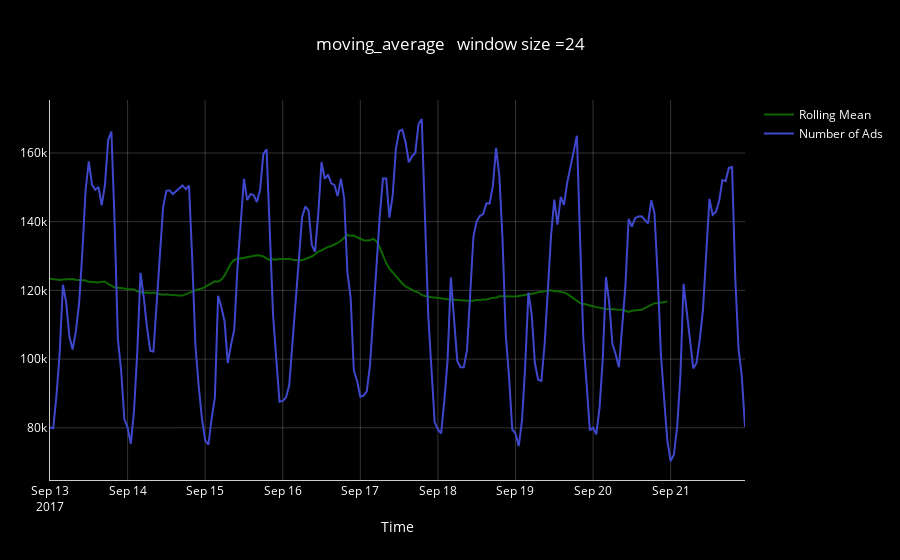

The code cell stored with this chart in its notebook:
### Code cell
plot_moving_average(ads,'Ads',24)

### Figure 1 — Plotly figure (JSON) as saved in the notebook; plotly's stock layout.template omitted (floating-point values rounded to 4 significant figures; data arrays with more than 128 entries replaced by an {"elided": "..."} marker saying what was removed)
{"data": [{"marker": {"color": "rgba(16,112,2,0.9)"}, "mode": "lines", "name": "Rolling Mean", "type": "scatter", "x": {"elided": "216 str values"}, "y": {"elided": "192 float values"}}, {"line": {"color": "rgb(63, 72, 204)"}, "marker": {"color": "rgba(16,112,2,0.9)"}, "mode": "lines", "name": "Number of Ads", "type": "scatter", "x": {"elided": "216 str values"}, "y": {"elided": "216 int values"}}], "layout": {"font": {"color": "#FFFFFF"}, "margin": {"l": 50, "r": 30}, "paper_bgcolor": "rgb(0, 0, 0)", "plot_bgcolor": "rgb(0, 0, 0)", "title": "moving_average \n window size =24", "xaxis": {"gridcolor": "rgba(255,255,255,0.2)", "linecolor": "rgba(255,255,255, 0.8)", "showgrid": true, "title": "Time"}, "yaxis": {"gridcolor": "rgba(255,255,255,0.2)", "linecolor": "rgba(255,255,255, 0.8)", "showgrid": true}}}
